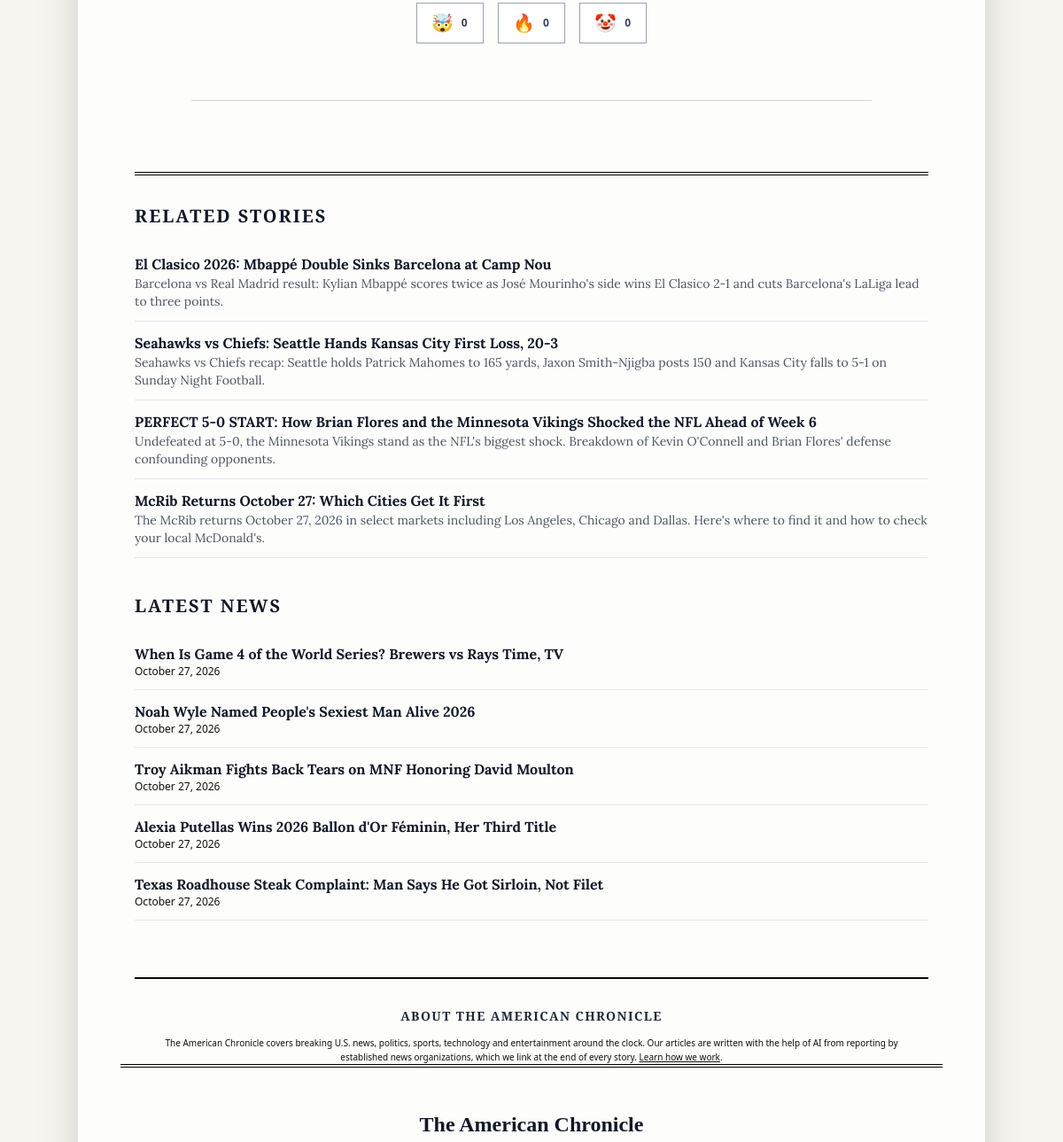
Before: /article/undefeated-nfl-teams-2026-vikings-last-unbeaten-team-week-7 (middle part) with the older database file.
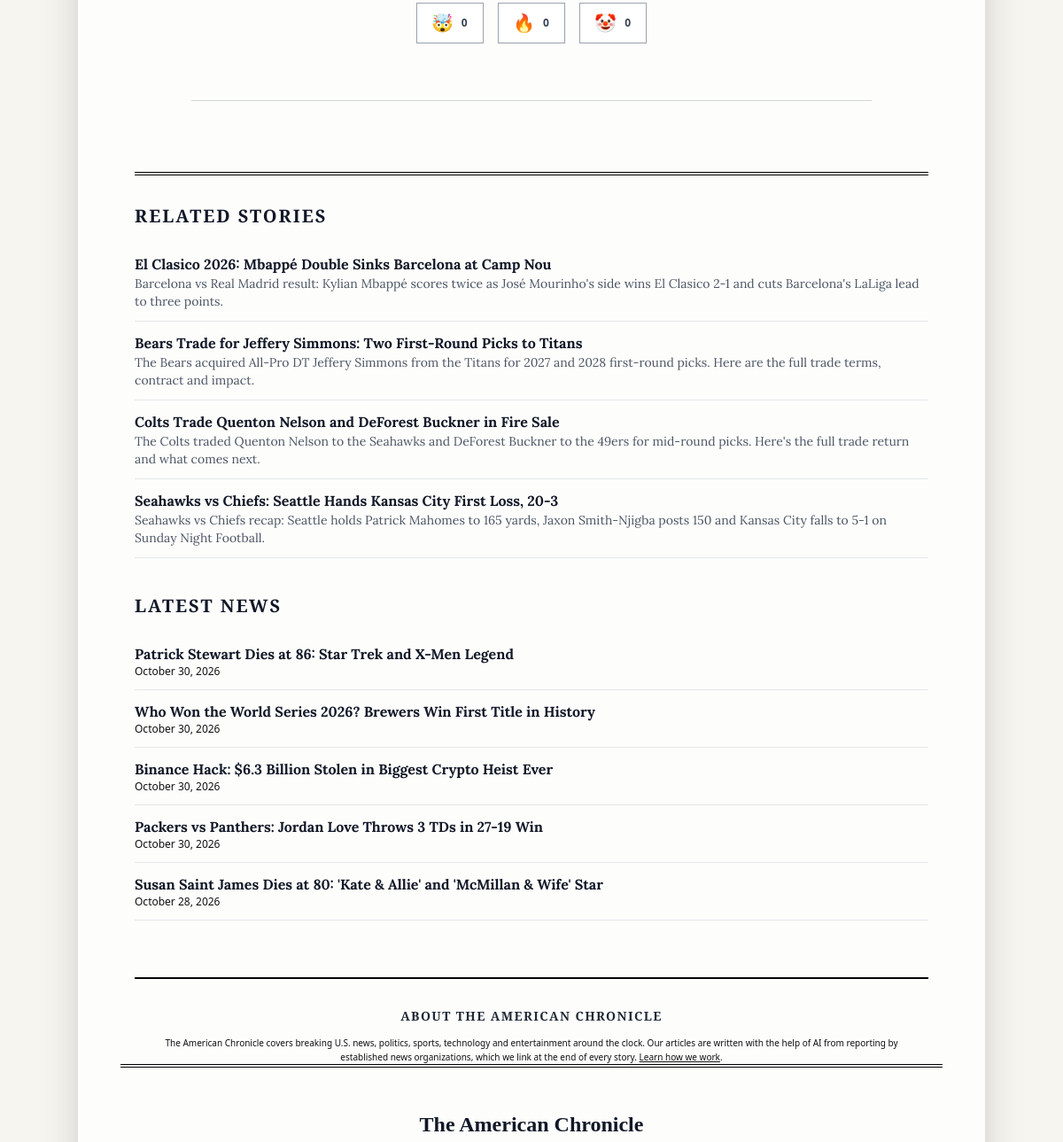
After: the same page with the newer database file.
### app/models.py (models this page shows)
class NewsArticle(Base):
    __tablename__ = "news_articles"
    id = Column(Integer, primary_key=True, index=True)
    title = Column(String, nullable=False)
    slug = Column(String, unique=True, index=True, nullable=False)
    content = Column(Text, nullable=False)
    original_url = Column(String, unique=True, index=True, nullable=False)
    seo_description = Column(String, nullable=True)
    is_bizarre = Column(Boolean, default=False)
    is_breaking = Column(Boolean, default=False)
    published_at = Column(DateTime(timezone=True), nullable=True)
    created_at = Column(DateTime(timezone=True), server_default=func.now())
    reaction_shock = Column(Integer, default=0)
    reaction_fire = Column(Integer, default=0)
    reaction_clown = Column(Integer, default=0)
    image_url = Column(String, nullable=True)
    keywords = Column(String, nullable=True)

### app/routers/frontend.py (the view)
@router.get("/article/{slug}")
def read_article(request: Request, slug: str, db: Session = Depends(get_db)):
    from app.removed import REMOVED_SLUGS
    if slug in REMOVED_SLUGS:
        return Response(content="<h1>410 Gone</h1><p>This article has been permanently removed.</p>"
                                "<p><a href='/'>Back to The American Chronicle</a></p>",
                        status_code=410, media_type="text/html")
    article = db.query(NewsArticle).filter(NewsArticle.slug == slug).first()
    if not article:
        raise HTTPException(status_code=404, detail="Article not found")
    related, latest = related_and_latest(db, article)
    return templates.TemplateResponse(
        request,
        "article.html",
        {
            "article": article,
            "content_html": render_markdown(article.content),
            "related": related,
            "latest": latest,
            "live_trends": get_live_trends(), "trend_links": build_trend_links(db)
        }
    )

### app/templates/article.html (shortened to what this page needs)
<!DOCTYPE html>
<html lang="en">
<head>
</head>
<body class="min-h-screen flex flex-col antialiased selection:bg-gray-300">
    <div class="max-w-5xl mx-auto w-full px-4 lg:px-12 bg-[#fdfdfc] shadow-2xl min-h-screen pt-8 pb-16">
        <article class="max-w-3xl mx-auto">
            <div class="mt-8 flex justify-center gap-4">
                <button onclick="submitReaction({{ article.id }}, 'shock', this)" class="flex items-center gap-2 px-4 py-2 bg-white border border-gray-400 hover:bg-gray-100 transition text-xs font-sans text-gray-700 uppercase tracking-widest shadow-sm">
                    <span class="text-xl">🤯</span> <span class="font-bold reaction-count">{{ article.reaction_shock or 0 }}</span>
                </button>
                <button onclick="submitReaction({{ article.id }}, 'fire', this)" class="flex items-center gap-2 px-4 py-2 bg-white border border-gray-400 hover:bg-gray-100 transition text-xs font-sans text-gray-700 uppercase tracking-widest shadow-sm">
                    <span class="text-xl">🔥</span> <span class="font-bold reaction-count">{{ article.reaction_fire or 0 }}</span>
                </button>
                <button onclick="submitReaction({{ article.id }}, 'clown', this)" class="flex items-center gap-2 px-4 py-2 bg-white border border-gray-400 hover:bg-gray-100 transition text-xs font-sans text-gray-700 uppercase tracking-widest shadow-sm">
                    <span class="text-xl">🤡</span> <span class="font-bold reaction-count">{{ article.reaction_clown or 0 }}</span>
                </button>
            </div>
            <div id="disqus_thread" class="mt-16 pt-8 border-t border-gray-300"></div>
        </article>
        {% if related or latest %}
        <section class="max-w-4xl mx-auto border-t-4 border-double border-black pt-8 mt-12">
            {% if related %}
            <h2 class="text-xl font-black uppercase tracking-widest text-gray-900 mb-4">Related Stories</h2>
            <ul class="mb-10">
                {% for r in related %}
                <li class="border-b border-gray-200 py-3">
                    <a href="/article/{{ r.slug }}" class="font-bold text-gray-900 hover:underline">{{ r.title }}</a>
                    {% if r.seo_description %}<p class="text-sm text-gray-600 mt-1">{{ r.seo_description }}</p>{% endif %}
                </li>
                {% endfor %}
            </ul>
            {% endif %}
            {% if latest %}
            <h2 class="text-xl font-black uppercase tracking-widest text-gray-900 mb-4">Latest News</h2>
            <ul>
                {% for r in latest %}
                <li class="border-b border-gray-200 py-3">
                    <a href="/article/{{ r.slug }}" class="font-bold text-gray-900 hover:underline">{{ r.title }}</a>
                    <span class="block text-xs text-gray-500 mt-1 font-sans">{{ r.published_at.strftime('%B %d, %Y') if r.published_at else '' }}</span>
                </li>
                {% endfor %}
            </ul>
            {% endif %}
        </section>
        {% endif %}
        <section class="max-w-4xl mx-auto border-t-2 border-black pt-8 mt-16 mb-12 text-center">
            <h2 class="text-sm font-black uppercase tracking-widest text-gray-800 mb-3">About The American Chronicle</h2>
            <p class="text-[10px] text-gray-500 leading-relaxed font-sans text-justify md:text-center px-4">
                The American Chronicle covers breaking U.S. news, politics, sports, technology and entertainment around the clock. Our articles are written with the help of AI from reporting by established news organizations, which we link at the end of every story. <a href="/about" class="underline">Learn how we work</a>.
            </p>
        </section>
        <footer class="border-t-4 border-double border-black py-12 text-center font-sans">
            <h4 class="font-serif font-black text-2xl mb-4 text-gray-900">The American Chronicle</h4>
        </footer>
    </div>
</body>

Changed rows visible on the page:
no longer on this page (row unchanged): NewsArticle: title "PERFECT 5-0 START: How Brian Flores and the Minnesota Vikings Shocked the NFL Ahead of Week 6", seo_description "Undefeated at 5-0, the Minnesota Vikings stand as the NFL's biggest shock. Breakdown of Kevin O'Connell and Brian Flores' defense confounding opponents.", shown under "RELATED STORIES"
no longer on this page (row unchanged): NewsArticle: title "McRib Returns October 27: Which Cities Get It First", seo_description "The McRib returns October 27, 2026 in select markets including Los Angeles, Chicago and Dallas. Here's where to find it and how to check your local McDonald's.", shown under "RELATED STORIES"
no longer on this page (row unchanged): NewsArticle: title "When Is Game 4 of the World Series? Brewers vs Rays Time, TV", published_at "October 27, 2026", shown under "LATEST NEWS"
no longer on this page (row unchanged): NewsArticle: title "Noah Wyle Named People's Sexiest Man Alive 2026", published_at "October 27, 2026", shown under "LATEST NEWS"
no longer on this page (row unchanged): NewsArticle: title "Troy Aikman Fights Back Tears on MNF Honoring David Moulton", published_at "October 27, 2026", shown under "LATEST NEWS"
no longer on this page (row unchanged): NewsArticle: title "Alexia Putellas Wins 2026 Ballon d'Or Féminin, Her Third Title", published_at "October 27, 2026", shown under "LATEST NEWS"
no longer on this page (row unchanged): NewsArticle: title "Texas Roadhouse Steak Complaint: Man Says He Got Sirloin, Not Filet", published_at "October 27, 2026", shown under "LATEST NEWS"
added NewsArticle: title "Bears Trade for Jeffery Simmons: Two First-Round Picks to Titans", seo_description "The Bears acquired All-Pro DT Jeffery Simmons from the Titans for 2027 and 2028 first-round picks. Here are the full trade terms, contract and impact.", shown under "RELATED STORIES"
added NewsArticle: title "Colts Trade Quenton Nelson and DeForest Buckner in Fire Sale", seo_description "The Colts traded Quenton Nelson to the Seahawks and DeForest Buckner to the 49ers for mid-round picks. Here's the full trade return and what comes next.", shown under "RELATED STORIES"
added NewsArticle: title "Patrick Stewart Dies at 86: Star Trek and X-Men Legend", published_at "October 30, 2026", shown under "LATEST NEWS"
added NewsArticle: title "Who Won the World Series 2026? Brewers Win First Title in History", published_at "October 30, 2026", shown under "LATEST NEWS"
added NewsArticle: title "Binance Hack: $6.3 Billion Stolen in Biggest Crypto Heist Ever", published_at "October 30, 2026", shown under "LATEST NEWS"
added NewsArticle: title "Packers vs Panthers: Jordan Love Throws 3 TDs in 27-19 Win", published_at "October 30, 2026", shown under "LATEST NEWS"
added NewsArticle: title "Susan Saint James Dies at 80: 'Kate & Allie' and 'McMillan & Wife' Star", published_at "October 28, 2026", shown under "LATEST NEWS"
